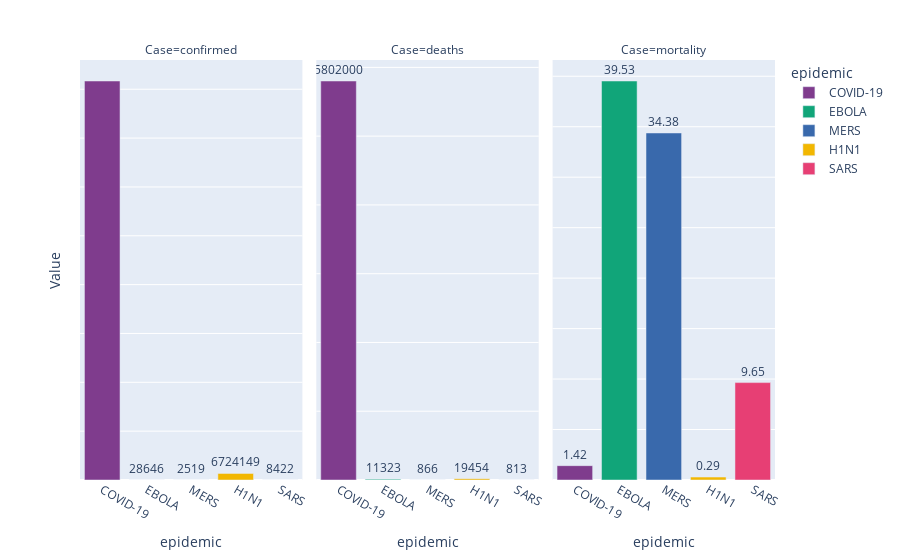

The code cell stored with this chart in its notebook:
### Code cell
fig = px.bar(temp, x = 'epidemic', y = 'Value', color = 'epidemic', text = 'Value', facet_col = 'Case', 
            color_discrete_sequence = px.colors.qualitative.Bold)
fig.update_traces(textposition = 'outside')
fig.update_layout(uniformtext_minsize = 8, uniformtext_mode = 'hide')
fig.update_yaxes(showticklabels = False)
fig.layout.yaxis2.update(matches = None)
fig.layout.yaxis3.update(matches = None)
fig.show()

### Figure 1 — Plotly figure (JSON) as saved in the notebook; plotly's stock layout.template omitted (floating-point values rounded to 4 significant figures)
{"data": [{"alignmentgroup": "True", "hovertemplate": "epidemic=%{x}<br>Case=confirmed<br>Value=%{text}<extra></extra>", "legendgroup": "COVID-19", "marker": {"color": "rgb(127, 60, 141)", "pattern": {"shape": ""}}, "name": "COVID-19", "offsetgroup": "COVID-19", "orientation": "v", "showlegend": true, "text": [408442142], "textposition": "outside", "type": "bar", "x": ["COVID-19"], "xaxis": "x", "y": [408442142], "yaxis": "y"}, {"alignmentgroup": "True", "hovertemplate": "epidemic=%{x}<br>Case=deaths<br>Value=%{text}<extra></extra>", "legendgroup": "COVID-19", "marker": {"color": "rgb(127, 60, 141)", "pattern": {"shape": ""}}, "name": "COVID-19", "offsetgroup": "COVID-19", "orientation": "v", "showlegend": false, "text": [5802000], "textposition": "outside", "type": "bar", "x": ["COVID-19"], "xaxis": "x2", "y": [5802000], "yaxis": "y2"}, {"alignmentgroup": "True", "hovertemplate": "epidemic=%{x}<br>Case=mortality<br>Value=%{text}<extra></extra>", "legendgroup": "COVID-19", "marker": {"color": "rgb(127, 60, 141)", "pattern": {"shape": ""}}, "name": "COVID-19", "offsetgroup": "COVID-19", "orientation": "v", "showlegend": false, "text": [1.42], "textposition": "outside", "type": "bar", "x": ["COVID-19"], "xaxis": "x3", "y": [1.42], "yaxis": "y3"}, {"alignmentgroup": "True", "hovertemplate": "epidemic=%{x}<br>Case=confirmed<br>Value=%{text}<extra></extra>", "legendgroup": "EBOLA", "marker": {"color": "rgb(17, 165, 121)", "pattern": {"shape": ""}}, "name": "EBOLA", "offsetgroup": "EBOLA", "orientation": "v", "showlegend": true, "text": [28646], "textposition": "outside", "type": "bar", "x": ["EBOLA"], "xaxis": "x", "y": [28646], "yaxis": "y"}, {"alignmentgroup": "True", "hovertemplate": "epidemic=%{x}<br>Case=deaths<br>Value=%{text}<extra></extra>", "legendgroup": "EBOLA", "marker": {"color": "rgb(17, 165, 121)", "pattern": {"shape": ""}}, "name": "EBOLA", "offsetgroup": "EBOLA", "orientation": "v", "showlegend": false, "text": [11323], "textposition": "outside", "type": "bar", "x": ["EBOLA"], "xaxis": "x2", "y": [11323], "yaxis": "y2"}, {"alignmentgroup": "True", "hovertemplate": "epidemic=%{x}<br>Case=mortality<br>Value=%{text}<extra></extra>", "legendgroup": "EBOLA", "marker": {"color": "rgb(17, 165, 121)", "pattern": {"shape": ""}}, "name": "EBOLA", "offsetgroup": "EBOLA", "orientation": "v", "showlegend": false, "text": [39.53], "textposition": "outside", "type": "bar", "x": ["EBOLA"], "xaxis": "x3", "y": [39.53], "yaxis": "y3"}, {"alignmentgroup": "True", "hovertemplate": "epidemic=%{x}<br>Case=confirmed<br>Value=%{text}<extra></extra>", "legendgroup": "MERS", "marker": {"color": "rgb(57, 105, 172)", "pattern": {"shape": ""}}, "name": "MERS", "offsetgroup": "MERS", "orientation": "v", "showlegend": true, "text": [2519], "textposition": "outside", "type": "bar", "x": ["MERS"], "xaxis": "x", "y": [2519], "yaxis": "y"}, {"alignmentgroup": "True", "hovertemplate": "epidemic=%{x}<br>Case=deaths<br>Value=%{text}<extra></extra>", "legendgroup": "MERS", "marker": {"color": "rgb(57, 105, 172)", "pattern": {"shape": ""}}, "name": "MERS", "offsetgroup": "MERS", "orientation": "v", "showlegend": false, "text": [866], "textposition": "outside", "type": "bar", "x": ["MERS"], "xaxis": "x2", "y": [866], "yaxis": "y2"}, {"alignmentgroup": "True", "hovertemplate": "epidemic=%{x}<br>Case=mortality<br>Value=%{text}<extra></extra>", "legendgroup": "MERS", "marker": {"color": "rgb(57, 105, 172)", "pattern": {"shape": ""}}, "name": "MERS", "offsetgroup": "MERS", "orientation": "v", "showlegend": false, "text": [34.38], "textposition": "outside", "type": "bar", "x": ["MERS"], "xaxis": "x3", "y": [34.38], "yaxis": "y3"}, {"alignmentgroup": "True", "hovertemplate": "epidemic=%{x}<br>Case=confirmed<br>Value=%{text}<extra></extra>", "legendgroup": "H1N1", "marker": {"color": "rgb(242, 183, 1)", "pattern": {"shape": ""}}, "name": "H1N1", "offsetgroup": "H1N1", "orientation": "v", "showlegend": true, "text": [6724149], "textposition": "outside", "type": "bar", "x": ["H1N1"], "xaxis": "x", "y": [6724149], "yaxis": "y"}, {"alignmentgroup": "True", "hovertemplate": "epidemic=%{x}<br>Case=deaths<br>Value=%{text}<extra></extra>", "legendgroup": "H1N1", "marker": {"color": "rgb(242, 183, 1)", "pattern": {"shape": ""}}, "name": "H1N1", "offsetgroup": "H1N1", "orientation": "v", "showlegend": false, "text": [19454], "textposition": "outside", "type": "bar", "x": ["H1N1"], "xaxis": "x2", "y": [19454], "yaxis": "y2"}, {"alignmentgroup": "True", "hovertemplate": "epidemic=%{x}<br>Case=mortality<br>Value=%{text}<extra></extra>", "legendgroup": "H1N1", "marker": {"color": "rgb(242, 183, 1)", "pattern": {"shape": ""}}, "name": "H1N1", "offsetgroup": "H1N1", "orientation": "v", "showlegend": false, "text": [0.29], "textposition": "outside", "type": "bar", "x": ["H1N1"], "xaxis": "x3", "y": [0.29], "yaxis": "y3"}, {"alignmentgroup": "True", "hovertemplate": "epidemic=%{x}<br>Case=confirmed<br>Value=%{text}<extra></extra>", "legendgroup": "SARS", "marker": {"color": "rgb(231, 63, 116)", "pattern": {"shape": ""}}, "name": "SARS", "offsetgroup": "SARS", "orientation": "v", "showlegend": true, "text": [8422], "textposition": "outside", "type": "bar", "x": ["SARS"], "xaxis": "x", "y": [8422], "yaxis": "y"}, {"alignmentgroup": "True", "hovertemplate": "epidemic=%{x}<br>Case=deaths<br>Value=%{text}<extra></extra>", "legendgroup": "SARS", "marker": {"color": "rgb(231, 63, 116)", "pattern": {"shape": ""}}, "name": "SARS", "offsetgroup": "SARS", "orientation": "v", "showlegend": false, "text": [813], "textposition": "outside", "type": "bar", "x": ["SARS"], "xaxis": "x2", "y": [813], "yaxis": "y2"}, {"alignmentgroup": "True", "hovertemplate": "epidemic=%{x}<br>Case=mortality<br>Value=%{text}<extra></extra>", "legendgroup": "SARS", "marker": {"color": "rgb(231, 63, 116)", "pattern": {"shape": ""}}, "name": "SARS", "offsetgroup": "SARS", "orientation": "v", "showlegend": false, "text": [9.65], "textposition": "outside", "type": "bar", "x": ["SARS"], "xaxis": "x3", "y": [9.65], "yaxis": "y3"}], "layout": {"annotations": [{"font": {}, "showarrow": false, "text": "Case=confirmed", "x": 0.16, "xanchor": "center", "xref": "paper", "y": 1, "yanchor": "bottom", "yref": "paper"}, {"font": {}, "showarrow": false, "text": "Case=deaths", "x": 0.5, "xanchor": "center", "xref": "paper", "y": 1, "yanchor": "bottom", "yref": "paper"}, {"font": {}, "showarrow": false, "text": "Case=mortality", "x": 0.84, "xanchor": "center", "xref": "paper", "y": 1, "yanchor": "bottom", "yref": "paper"}], "barmode": "relative", "legend": {"title": {"text": "epidemic"}, "tracegroupgap": 0}, "margin": {"t": 60}, "uniformtext": {"minsize": 8, "mode": "hide"}, "xaxis": {"anchor": "y", "categoryarray": ["COVID-19", "EBOLA", "MERS", "H1N1", "SARS"], "categoryorder": "array", "domain": [0, 0.32], "title": {"text": "epidemic"}}, "xaxis2": {"anchor": "y2", "categoryarray": ["COVID-19", "EBOLA", "MERS", "H1N1", "SARS"], "categoryorder": "array", "domain": [0.34, 0.66], "matches": "x", "title": {"text": "epidemic"}}, "xaxis3": {"anchor": "y3", "categoryarray": ["COVID-19", "EBOLA", "MERS", "H1N1", "SARS"], "categoryorder": "array", "domain": [0.68, 1.0], "matches": "x", "title": {"text": "epidemic"}}, "yaxis": {"anchor": "x", "domain": [0, 1], "showticklabels": false, "title": {"text": "Value"}}, "yaxis2": {"anchor": "x2", "domain": [0, 1], "showticklabels": false}, "yaxis3": {"anchor": "x3", "domain": [0, 1], "showticklabels": false}}}
